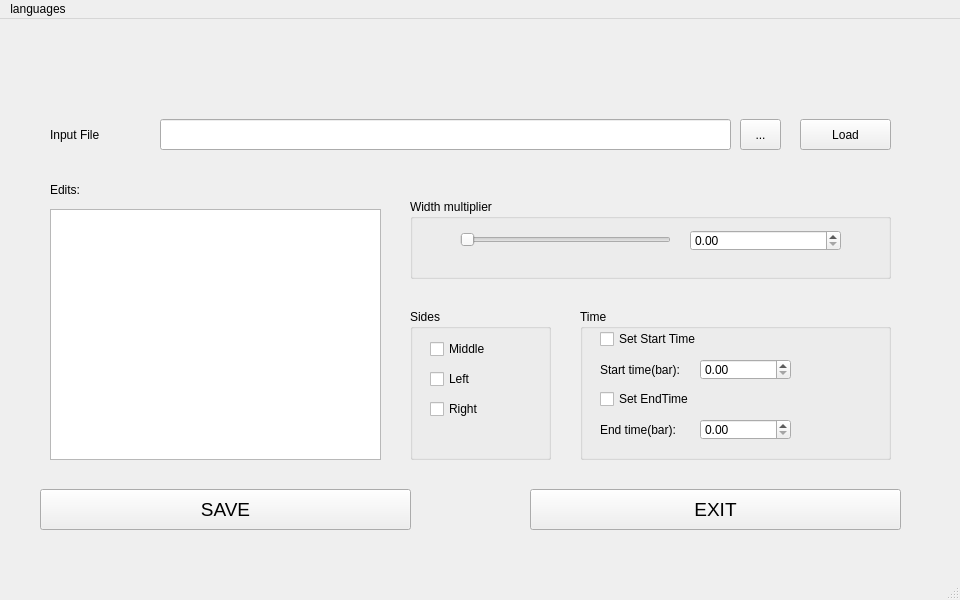
<?xml version="1.0" encoding="UTF-8"?>
<ui version="4.0">
 <class>MainGUI</class>
 <widget class="QMainWindow" name="MainGUI">
  <property name="geometry">
   <rect>
    <x>0</x>
    <y>0</y>
    <width>960</width>
    <height>600</height>
   </rect>
  </property>
  <property name="sizePolicy">
   <sizepolicy hsizetype="Fixed" vsizetype="Fixed">
    <horstretch>0</horstretch>
    <verstretch>0</verstretch>
   </sizepolicy>
  </property>
  <property name="minimumSize">
   <size>
    <width>960</width>
    <height>600</height>
   </size>
  </property>
  <property name="maximumSize">
   <size>
    <width>960</width>
    <height>600</height>
   </size>
  </property>
  <property name="windowTitle">
   <string>Dynamix note width changer GUI</string>
  </property>
  <widget class="QWidget" name="centralwidget">
   <widget class="QPushButton" name="pushButton">
    <property name="geometry">
     <rect>
      <x>800</x>
      <y>100</y>
      <width>91</width>
      <height>31</height>
     </rect>
    </property>
    <property name="text">
     <string>Load</string>
    </property>
   </widget>
   <widget class="QLabel" name="label_3">
    <property name="geometry">
     <rect>
      <x>50</x>
      <y>160</y>
      <width>121</width>
      <height>21</height>
     </rect>
    </property>
    <property name="text">
     <string>Edits:</string>
    </property>
   </widget>
   <widget class="QPushButton" name="pushButton_3">
    <property name="geometry">
     <rect>
      <x>40</x>
      <y>470</y>
      <width>371</width>
      <height>41</height>
     </rect>
    </property>
    <property name="font">
     <font>
      <pointsize>14</pointsize>
     </font>
    </property>
    <property name="text">
     <string>SAVE</string>
    </property>
   </widget>
   <widget class="QListWidget" name="listWidget">
    <property name="geometry">
     <rect>
      <x>50</x>
      <y>190</y>
      <width>331</width>
      <height>251</height>
     </rect>
    </property>
    <property name="wordWrap">
     <bool>true</bool>
    </property>
   </widget>
   <widget class="QLineEdit" name="lineEdit">
    <property name="geometry">
     <rect>
      <x>160</x>
      <y>100</y>
      <width>571</width>
      <height>31</height>
     </rect>
    </property>
    <property name="text">
     <string/>
    </property>
   </widget>
   <widget class="QLabel" name="label">
    <property name="geometry">
     <rect>
      <x>50</x>
      <y>100</y>
      <width>91</width>
      <height>31</height>
     </rect>
    </property>
    <property name="text">
     <string>Input File</string>
    </property>
   </widget>
   <widget class="QGroupBox" name="groupBox">
    <property name="geometry">
     <rect>
      <x>410</x>
      <y>180</y>
      <width>481</width>
      <height>80</height>
     </rect>
    </property>
    <property name="title">
     <string>Width multiplier</string>
    </property>
    <widget class="QSlider" name="horizontalSlider">
     <property name="geometry">
      <rect>
       <x>50</x>
       <y>30</y>
       <width>211</width>
       <height>21</height>
      </rect>
     </property>
     <property name="orientation">
      <enum>Qt::Horizontal</enum>
     </property>
    </widget>
    <widget class="QDoubleSpinBox" name="doubleSpinBox">
     <property name="geometry">
      <rect>
       <x>280</x>
       <y>31</y>
       <width>151</width>
       <height>21</height>
      </rect>
     </property>
    </widget>
   </widget>
   <widget class="QGroupBox" name="groupBox_3">
    <property name="geometry">
     <rect>
      <x>580</x>
      <y>290</y>
      <width>311</width>
      <height>151</height>
     </rect>
    </property>
    <property name="title">
     <string>Time</string>
    </property>
    <widget class="QLabel" name="label_4">
     <property name="geometry">
      <rect>
       <x>20</x>
       <y>50</y>
       <width>91</width>
       <height>21</height>
      </rect>
     </property>
     <property name="text">
      <string>Start time(bar):</string>
     </property>
    </widget>
    <widget class="QLabel" name="label_5">
     <property name="geometry">
      <rect>
       <x>20</x>
       <y>110</y>
       <width>91</width>
       <height>21</height>
      </rect>
     </property>
     <property name="text">
      <string>End time(bar):</string>
     </property>
    </widget>
    <widget class="QDoubleSpinBox" name="doubleSpinBox_2">
     <property name="geometry">
      <rect>
       <x>120</x>
       <y>50</y>
       <width>91</width>
       <height>21</height>
      </rect>
     </property>
    </widget>
    <widget class="QDoubleSpinBox" name="doubleSpinBox_3">
     <property name="geometry">
      <rect>
       <x>120</x>
       <y>110</y>
       <width>91</width>
       <height>21</height>
      </rect>
     </property>
    </widget>
    <widget class="QCheckBox" name="checkBox_4">
     <property name="geometry">
      <rect>
       <x>20</x>
       <y>20</y>
       <width>111</width>
       <height>20</height>
      </rect>
     </property>
     <property name="layoutDirection">
      <enum>Qt::LeftToRight</enum>
     </property>
     <property name="text">
      <string>Set Start Time</string>
     </property>
    </widget>
    <widget class="QCheckBox" name="checkBox_5">
     <property name="geometry">
      <rect>
       <x>20</x>
       <y>80</y>
       <width>111</width>
       <height>20</height>
      </rect>
     </property>
     <property name="layoutDirection">
      <enum>Qt::LeftToRight</enum>
     </property>
     <property name="text">
      <string>Set EndTime</string>
     </property>
    </widget>
   </widget>
   <widget class="QPushButton" name="exitButton">
    <property name="geometry">
     <rect>
      <x>530</x>
      <y>470</y>
      <width>371</width>
      <height>41</height>
     </rect>
    </property>
    <property name="palette">
     <palette>
      <active>
       <colorrole role="ButtonText">
        <brush brushstyle="SolidPattern">
         <color alpha="255">
          <red>134</red>
          <green>29</green>
          <blue>31</blue>
         </color>
        </brush>
       </colorrole>
      </active>
      <inactive>
       <colorrole role="ButtonText">
        <brush brushstyle="SolidPattern">
         <color alpha="255">
          <red>0</red>
          <green>0</green>
          <blue>0</blue>
         </color>
        </brush>
       </colorrole>
      </inactive>
      <disabled>
       <colorrole role="ButtonText">
        <brush brushstyle="SolidPattern">
         <color alpha="255">
          <red>112</red>
          <green>110</green>
          <blue>113</blue>
         </color>
        </brush>
       </colorrole>
      </disabled>
     </palette>
    </property>
    <property name="font">
     <font>
      <pointsize>14</pointsize>
     </font>
    </property>
    <property name="text">
     <string>EXIT</string>
    </property>
   </widget>
   <widget class="QGroupBox" name="groupBox_2">
    <property name="geometry">
     <rect>
      <x>410</x>
      <y>290</y>
      <width>141</width>
      <height>151</height>
     </rect>
    </property>
    <property name="title">
     <string>Sides</string>
    </property>
    <widget class="QCheckBox" name="checkBox">
     <property name="geometry">
      <rect>
       <x>20</x>
       <y>30</y>
       <width>79</width>
       <height>20</height>
      </rect>
     </property>
     <property name="text">
      <string>Middle</string>
     </property>
    </widget>
    <widget class="QCheckBox" name="checkBox_2">
     <property name="geometry">
      <rect>
       <x>20</x>
       <y>60</y>
       <width>79</width>
       <height>20</height>
      </rect>
     </property>
     <property name="text">
      <string>Left</string>
     </property>
    </widget>
    <widget class="QCheckBox" name="checkBox_3">
     <property name="geometry">
      <rect>
       <x>20</x>
       <y>90</y>
       <width>79</width>
       <height>20</height>
      </rect>
     </property>
     <property name="text">
      <string>Right</string>
     </property>
    </widget>
   </widget>
   <widget class="QToolButton" name="toolButton">
    <property name="geometry">
     <rect>
      <x>740</x>
      <y>100</y>
      <width>41</width>
      <height>31</height>
     </rect>
    </property>
    <property name="text">
     <string>...</string>
    </property>
   </widget>
  </widget>
  <widget class="QMenuBar" name="menubar">
   <property name="geometry">
    <rect>
     <x>0</x>
     <y>0</y>
     <width>960</width>
     <height>26</height>
    </rect>
   </property>
   <widget class="QMenu" name="menulanguages">
    <property name="title">
     <string>languages</string>
    </property>
    <addaction name="actionEnglish_2"/>
    <addaction name="actionChinese"/>
   </widget>
   <addaction name="menulanguages"/>
  </widget>
  <widget class="QStatusBar" name="statusbar"/>
  <action name="actionEnglish">
   <property name="text">
    <string>English</string>
   </property>
  </action>
  <action name="action">
   <property name="text">
    <string>中文</string>
   </property>
  </action>
  <action name="actionEnglish_2">
   <property name="text">
    <string>English</string>
   </property>
  </action>
  <action name="actionChinese">
   <property name="text">
    <string>中文</string>
   </property>
  </action>
 </widget>
 <resources/>
 <connections/>
</ui>
